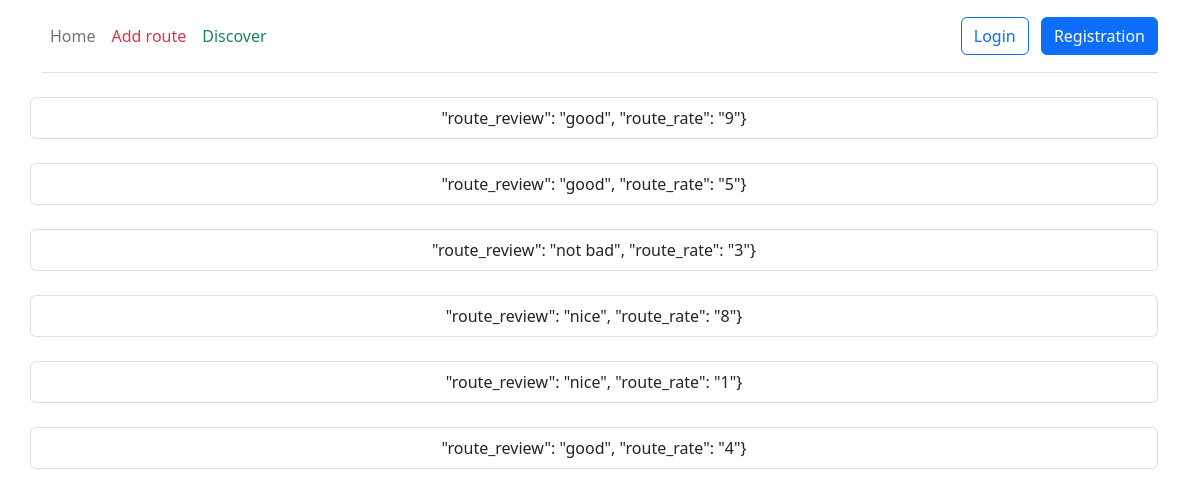
Page /route/1/review on the committed database.
### route/models.py (models this page shows, shortened)
class Review(models.Model):
    route_id = models.ForeignKey(Route, on_delete=models.CASCADE)
    route_review = models.TextField()
    route_rate = models.IntegerField()
    class Meta:
        verbose_name = 'Review'
        verbose_name_plural = 'Reviews'

### route/views.py (the view)
# urls.py: path('<int:route_id>/review', views.review, name='review'),
def review(request, route_id):
    result = models.Review.objects.all().filter(route_id=route_id)
    if result.exists():
        return render(request, 'route/review.html', {'result': result})
    else:
        return render(request, 'route/does_not_exist.html', {'result': 'Reviews do not exist (View)'})

### templates/route/review.html (shortened to what this page needs)
{% extends 'main/layout.html' %}
{% block content %}
    <div class="container">
        <div class="row">
            <ul class="list-group">
                    {% for itm in result %}
                        <li class="list-group-item d-flex justify-content-center align-items-center rounded">
                            "route_review": "{{ itm.route_review }}",
                            "route_rate": "{{ itm.route_rate }}"}
                        </li><br>
                    {% endfor %}
            </ul>
        </div>
    </div>
{% endblock %}

### rows in the picture
Review: route_review "good", route_rate "9"
Review: route_review "good", route_rate "5"
Review: route_review "not bad", route_rate "3"
Review: route_review "nice", route_rate "8"
Review: route_review "nice", route_rate "1"
Review: route_review "good", route_rate "4"
